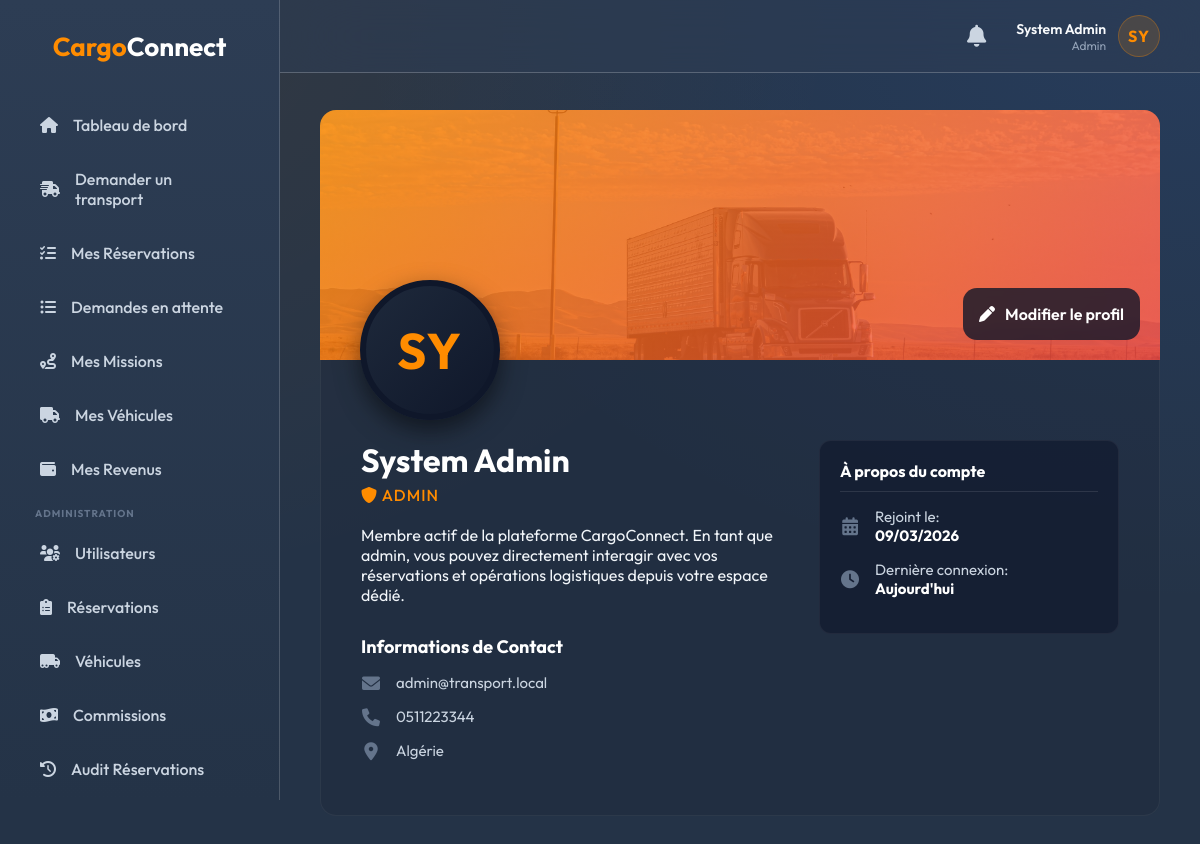
/account/profile.php (signed in), run on the app's committed database.
### tables this page shows
CREATE TABLE IF NOT EXISTS users (
    id INT UNSIGNED AUTO_INCREMENT PRIMARY KEY,
    name VARCHAR(100) NOT NULL,
    email VARCHAR(150) NOT NULL UNIQUE,
    password_hash VARCHAR(255) NOT NULL,
    phone VARCHAR(20) UNIQUE,
    role ENUM('client', 'transporter', 'admin') NOT NULL DEFAULT 'client',
    status ENUM('active', 'suspended', 'pending') NOT NULL DEFAULT 'active',
    id_card_url VARCHAR(255) NULL,
    id_is_verified TINYINT(1) DEFAULT 0,
    region VARCHAR(255) NULL DEFAULT 'Algérie',
    contract_signed TINYINT(1) DEFAULT 0,
    contract_signed_at DATETIME NULL,
    has_accepted_contract TINYINT(1) DEFAULT 0,
    created_at TIMESTAMP DEFAULT CURRENT_TIMESTAMP,
    updated_at TIMESTAMP DEFAULT CURRENT_TIMESTAMP ON UPDATE CURRENT_TIMESTAMP,
    last_login DATETIME NULL,
    remember_token VARCHAR(255) NULL,
    INDEX idx_user_email (email),
    INDEX idx_user_role (role)
);

### account/profile.php (the view, shortened to what this page needs)
<?php
$database = new Database();
$pdo = $database->getConnection();
$user_id = $_SESSION['user_id'];
$stmt = $pdo->prepare("SELECT * FROM users WHERE id = ?");
$stmt->execute([$user_id]);
$user = $stmt->fetch(PDO::FETCH_ASSOC);
?>
<!DOCTYPE html>
<html lang="fr">
<head>
    <link href="https://cdnjs.cloudflare.com/ajax/libs/font-awesome/6.0.0/css/all.min.css" rel="stylesheet">
    <link rel="stylesheet" href="<?php echo CSS_URL; ?>style.css">
    <link rel="stylesheet" href="<?php echo CSS_URL; ?>dashboard.css">
</head>
<body>
<div class="dashboard-layout">
    <?php include INC_PATH . 'sidebar.php'; ?>
<main class="main-content">
        <?php include INC_PATH . 'topbar.php'; ?>
        <div style="max-width: 1200px; margin: 0 auto;">
            <div class="profile-banner">
                <div class="profile-picture-wrapper">
                    <span><?php echo $userInitials; ?></span>
                </div>
                <div class="profile-actions">
                    <a href="settings.php" class="btn-primary" style="background: rgba(15,23,42,0.8); backdrop-filter: blur(5px); border-color: rgba(255,255,255,0.1);"><i class="fas fa-pen"></i> Modifier le profil</a>
                </div>
            </div>
            <div class="profile-body">
                <div>
                    <h1 class="profile-name"><?php echo htmlspecialchars($user['name']); ?></h1>
                    <div class="profile-role"><i class="fas fa-shield-alt"></i> <?php echo htmlspecialchars($role); ?></div>
                    <p class="profile-bio">
                        Membre actif de la plateforme CargoConnect. En tant que <?php echo htmlspecialchars($role); ?>, vous pouvez directement interagir avec vos réservations et opérations logistiques depuis votre espace dédié.
                    </p>
                    <h3 style="margin: 30px 0 15px 0; color: white; font-size: 18px;">Informations de Contact</h3>
                    <ul class="info-list">
                        <li><i class="fas fa-envelope"></i> <?php echo htmlspecialchars($user['email']); ?></li>
                        <li><i class="fas fa-phone"></i> <?php echo htmlspecialchars($user['phone'] ?? 'Non renseigné'); ?></li>
                        <li><i class="fas fa-map-marker-alt"></i> <?php echo htmlspecialchars($user['region'] ?? 'Algérie'); ?></li>
                    </ul>
                </div>
                <div>
                    <div class="timeline-box">
                        <h3>À propos du compte</h3>
                        <ul class="info-list" style="margin-top: 15px;">
                            <li><i class="fas fa-calendar-alt"></i> <span>Rejoint le:<br><strong style="color:white;"><?php echo date('d/m/Y', strtotime($user['created_at'])); ?></strong></span></li>
                            <li><i class="fas fa-clock"></i> <span>Dernière connexion:<br><strong style="color:white;"><?php echo $user['last_login'] ? date('d M Y, H:i', strtotime($user['last_login'])) : 'Aujourd\'hui'; ?></strong></span></li>
                        </ul>
                    </div>
                </div>
            </div>
        </div>
    </main>
</div>
</body>
</html>

### public/css/style.css (style rules this page uses)
:root { --primary: #ff8c00; --primary-hover: #ff6b00; --bg-dark: #243347; --bg-card: #2d3d54; --text-main: #f1f5f9; --text-muted: #94a3b8; --glass-bg: rgba(45, 61, 84, 0.7); --glass-border: rgba(255, 255, 255, 0.18); --glass-shadow: 0 15px 35px rgba(0, 0, 0, 0.15); }
* { margin: 0; padding: 0; box-sizing: border-box; font-family: 'Outfit', sans-serif; }
body { min-height: 100vh; background: var(--bg-dark); display: flex; flex-direction: column; color: var(--text-main); position: relative; overflow-x: hidden; }
.btn-primary, .btn-secondary, .btn-outline,.btn-primary a, .btn-secondary a, .btn-outline a { width: 100%; padding: 16px; border-radius: 14px; font-size: 16px; font-weight: 600; cursor: pointer; transition: all 0.3s cubic-bezier(0.4, 0, 0.2, 1); display: flex; justify-content: center; align-items: center; gap: 10px; margin-top: 10px; text-decoration: none !important; }
.btn-primary { background: var(--primary); color: white; border: none; }

### public/css/dashboard.css (style rules this page uses)
body { background: #243347; background-image: radial-gradient(at 0% 0%, rgba(255, 140, 0, 0.08) 0px, transparent 50%), radial-gradient(at 100% 0%, rgba(59, 130, 246, 0.12) 0px, transparent 50%); background-attachment: fixed; min-height: 100vh; color: #f1f5f9; font-family: 'Outfit', 'Inter', sans-serif; }
.dashboard-layout { display: flex; min-height: 100vh; }
.main-content { flex: 1; padding: 110px 40px 40px 40px; margin-left: 280px; width: calc(100% - 280px); overflow-y: auto; position: relative; z-index: 10; }
h1, h2, h3, h4, .stat-details .num { color: #f8fafc; }

### account/profile.php (style rules this page uses)
.profile-banner { height: 250px; background: linear-gradient(135deg, rgba(255,140,0,0.8), rgba(239,68,68,0.8)), url('../assets/bg.jpg') center/cover; border-radius: 16px 16px 0 0; position: relative; }
.profile-picture-wrapper { position: absolute; bottom: -60px; left: 40px; width: 140px; height: 140px; border-radius: 50%; border: 6px solid #0f172a; background: linear-gradient(135deg, #1e293b, #0f172a); display: flex; align-items: center; justify-content: center; box-shadow: 0 10px 25px rgba(0,0,0,0.5); }
.profile-picture-wrapper span { font-size: 50px; font-weight: 700; color: #ff8c00; letter-spacing: 2px; }
.profile-actions { position: absolute; bottom: 20px; right: 20px; display: flex; gap: 10px; }
.profile-body { padding: 80px 40px 40px 40px; background: rgba(30, 41, 59, 0.4); border-radius: 0 0 16px 16px; border: 1px solid rgba(255,255,255,0.05); border-top: none; display: grid; grid-template-columns: 1fr 300px; gap: 40px; }
.profile-name { font-size: 32px; font-weight: 700; color: white; margin-bottom: 5px; }
.profile-role { font-size: 16px; color: #ff8c00; font-weight: 500; text-transform: uppercase; letter-spacing: 1px; margin-bottom: 20px; }
.info-list { list-style: none; padding: 0; margin: 0; }
.info-list li { display: flex; align-items: center; gap: 15px; margin-bottom: 15px; color: #cbd5e1; font-size: 15px; }
.info-list i { color: #64748b; font-size: 18px; width: 20px; text-align: center; }
.timeline-box { background: rgba(15, 23, 42, 0.6); border-radius: 12px; padding: 20px; border: 1px solid rgba(255,255,255,0.05); }
.timeline-box h3 { font-size: 16px; color: white; margin-bottom: 15px; border-bottom: 1px solid rgba(255,255,255,0.1); padding-bottom: 10px; }

### data on the page
users: name "System Admin", email "admin@transport.local", phone "0511223344", region "Algérie", created_at "09/03/2026"

### other printed values
$userName "System Admin"
$userRole "Admin"
$userInitials "SY"
$role "ADMIN"
$role "admin"
